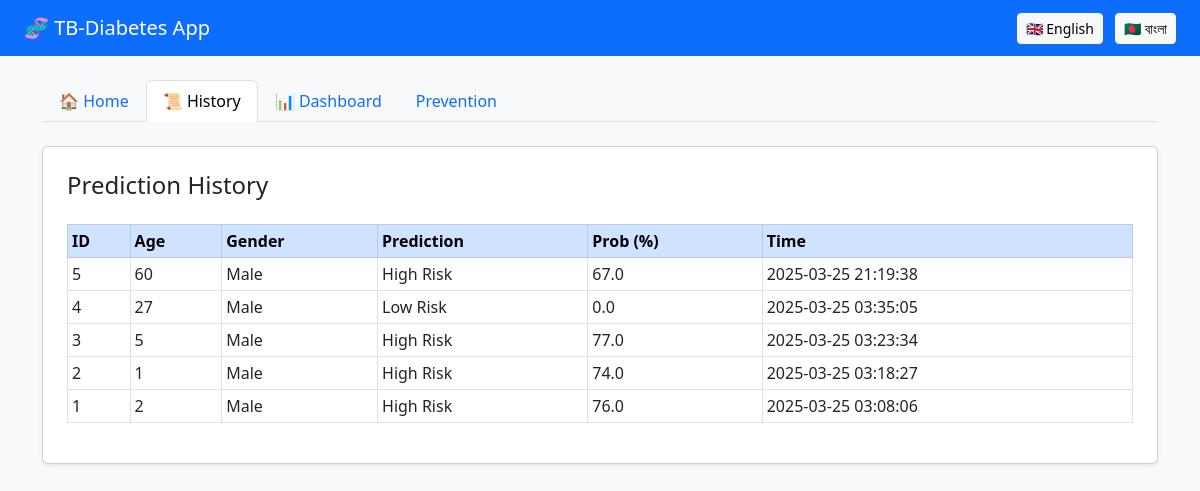
The app's page /history with its own data.
### tables this page shows
CREATE TABLE predictions (
        id INTEGER PRIMARY KEY AUTOINCREMENT,
        age INTEGER,
        gender TEXT,
        bmi REAL,
        blood_pressure REAL,
        glucose REAL,
        hba1c REAL,
        smoking TEXT,
        alcohol TEXT,
        history_tb TEXT,
        diabetes TEXT,
        prediction TEXT,
        probability REAL,
        timestamp TEXT
    );

### app.py (the view)
@app.route('/history')
def history():
    conn = sqlite3.connect('db.sqlite3')
    df = conn.execute("SELECT * FROM predictions ORDER BY id DESC").fetchall()
    conn.close()
    return render_template('history.html', history=df, lang=session.get('lang', 'en'))

### templates/history.html
{% extends "base.html" %}
{% block content %}
<div class="card p-4 shadow-sm">
    <h4>{{ 'Prediction History' if lang == 'en' else 'ভবিষ্যদ্বাণী ইতিহাস' }}</h4>
    <div class="table-responsive mt-3">
        <table class="table table-bordered table-sm table-hover">
            <thead class="table-primary">
                <tr>
                    <th>ID</th><th>Age</th><th>Gender</th><th>Prediction</th><th>Prob (%)</th><th>Time</th>
                </tr>
            </thead>
            <tbody>
                {% for row in history %}
                <tr>
                    <td>{{ row[0] }}</td>
                    <td>{{ row[1] }}</td>
                    <td>{{ row[2] }}</td>
                    <td>{{ row[11] }}</td>
                    <td>{{ row[12] }}</td>
                    <td>{{ row[13] }}</td>
                </tr>
                {% endfor %}
            </tbody>
        </table>
    </div>
</div>
{% endblock %}

### templates/base.html (shortened to what this page needs)
<!DOCTYPE html>
<html lang="en">
<head>
    <link rel="stylesheet" href="https://cdn.jsdelivr.net/npm/bootstrap@5.3.0/dist/css/bootstrap.min.css">
</head>
<body class="bg-light">
    <nav class="navbar navbar-expand-lg navbar-dark bg-primary px-4">
        <a class="navbar-brand" href="/">🧬 TB-Diabetes App</a>
        <div class="ms-auto">
            <a href="/set_language/en" class="btn btn-light btn-sm me-2">🇬🇧 English</a>
            <a href="/set_language/bn" class="btn btn-light btn-sm">🇧🇩 বাংলা</a>
        </div>
    </nav>
    <div class="container py-4">
        <ul class="nav nav-tabs mb-4">
            <li class="nav-item">
                <a class="nav-link {% if request.path == '/' %}active{% endif %}" href="/">🏠 {{ 'Home' if lang == 'en' else 'মূলপাতা' }}</a>
            </li>
            <li class="nav-item">
                <a class="nav-link {% if request.path.startswith('/history') %}active{% endif %}" href="/history">📜 {{ 'History' if lang == 'en' else 'ইতিহাস' }}</a>
            </li>
            <li class="nav-item">
                <a class="nav-link {% if request.path.startswith('/dashboard') %}active{% endif %}" href="/dashboard">📊 {{ 'Dashboard' if lang == 'en' else 'ড্যাশবোর্ড' }}</a>
            </li>
            <li class="nav-item">
                <a class="nav-link {% if request.path.startswith('/prevention') %}active{% endif %}" href="/prevention">{{ 'Prevention' if lang == 'en' else 'প্রতিরোধ' }}</a>
            </li>
        </ul>
        {% block content %}{% endblock %}
    </div>
</body>
</html>

### records on screen
predictions: id "5", age "60", gender "Male", prediction "High Risk", probability "67.0", timestamp "2025-03-25 21:19:38"
predictions: id "4", age "27", gender "Male", prediction "Low Risk", probability "0.0", timestamp "2025-03-25 03:35:05"
predictions: id "3", age "5", gender "Male", prediction "High Risk", probability "77.0", timestamp "2025-03-25 03:23:34"
predictions: id "2", age "1", gender "Male", prediction "High Risk", probability "74.0", timestamp "2025-03-25 03:18:27"
predictions: id "1", age "2", gender "Male", prediction "High Risk", probability "76.0", timestamp "2025-03-25 03:08:06"

### other values on screen
{{ 'Home' if lang == 'en' else 'মূলপাতা' }} "Home"
{{ 'History' if lang == 'en' else 'ইতিহাস' }} "History"
{{ 'Dashboard' if lang == 'en' else 'ড্যাশবোর্ড' }} "Dashboard"
{{ 'Prevention' if lang == 'en' else 'প্রতিরোধ' }} "Prevention"
{{ 'Prediction History' if lang == 'en' else 'ভবিষ্যদ্বাণী ইতিহাস' }} "Prediction History"
